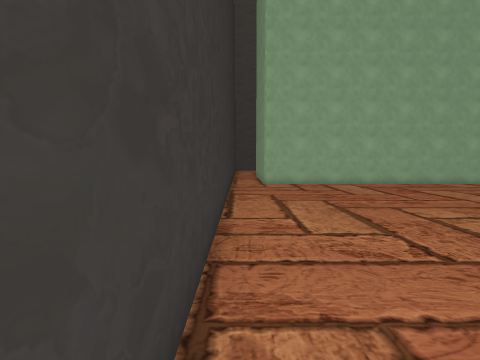
view 1 (above)

23 first-person views from a walk through a scene from a Unity 3-D project. The camera is 1.5 m above the floor, tilts 4° down and sees 75° across. The floor is counted in squares, 1 m on a side. Each view is taken from the middle of a square. On the plan, view 1 faces up. The plan holds only what a view shows up to about 15 squares ahead; the rest is blank. The place goes on beyond the plan. The player character is not drawn.

view 2
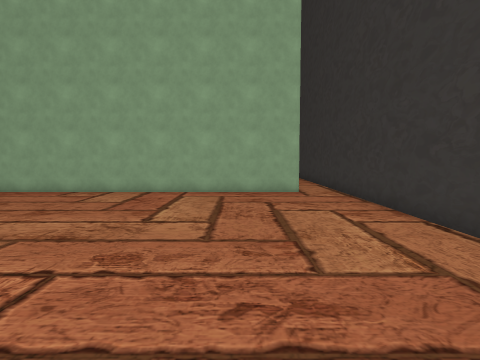

view 3
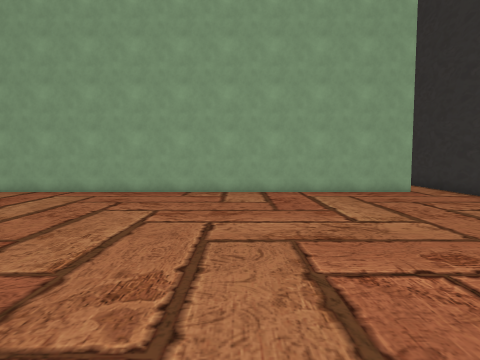

view 4
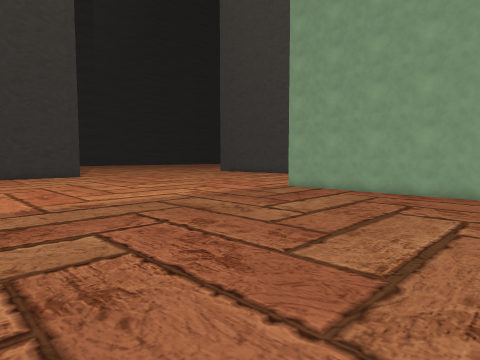

view 5
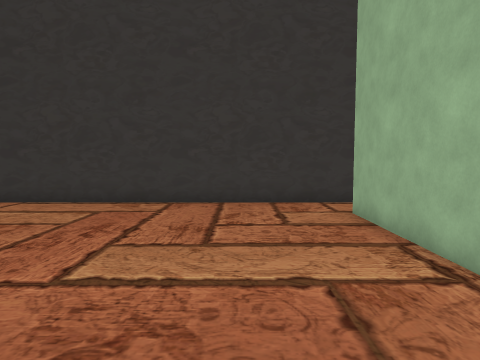

view 6
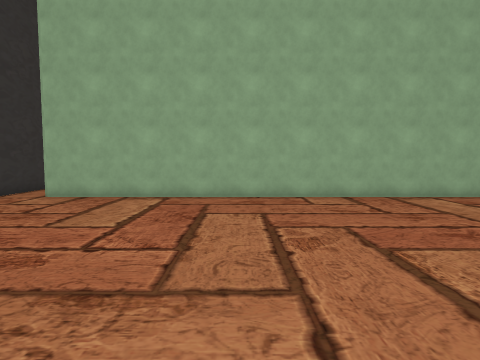

view 7
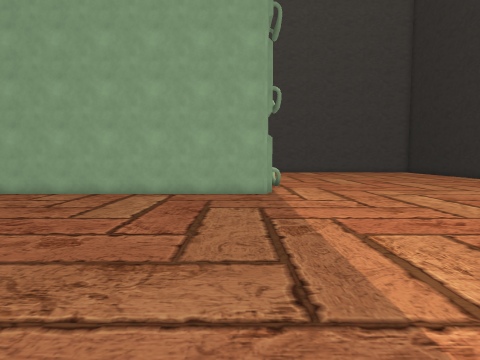

view 8
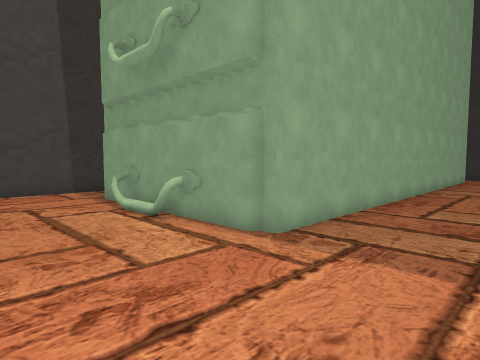

view 9
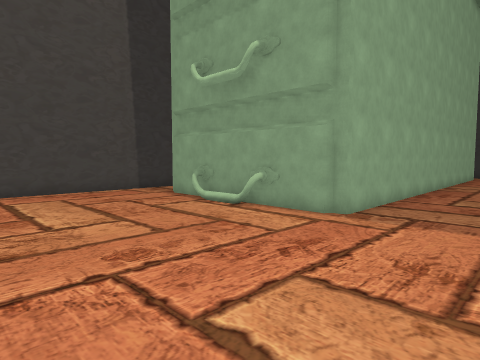

view 10
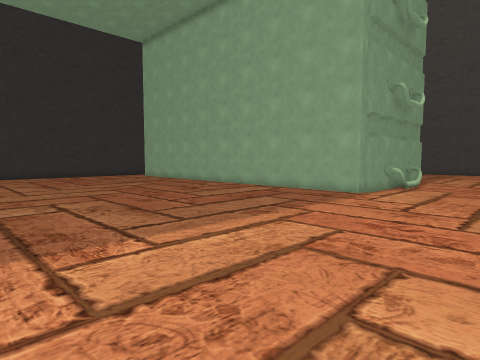

view 11
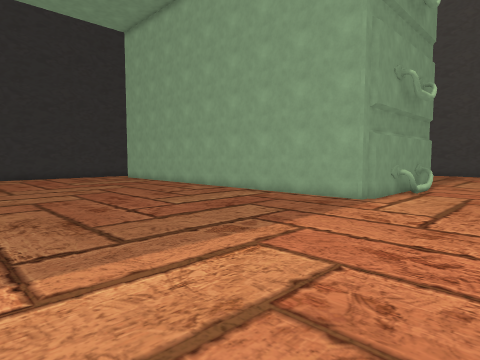

view 12
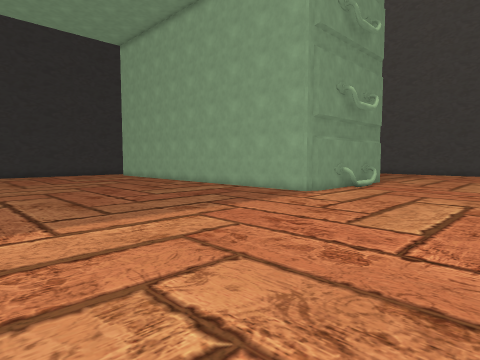

view 13
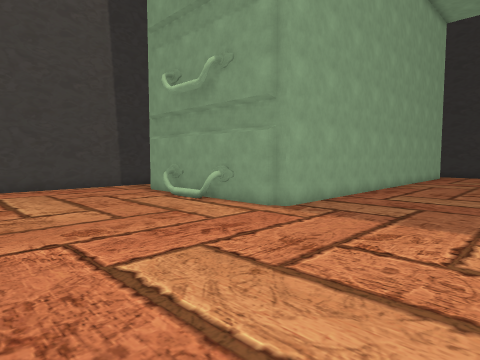

view 14
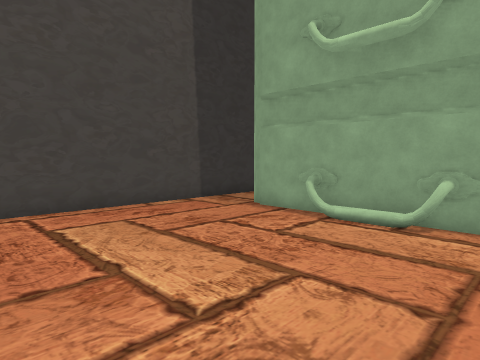

view 15
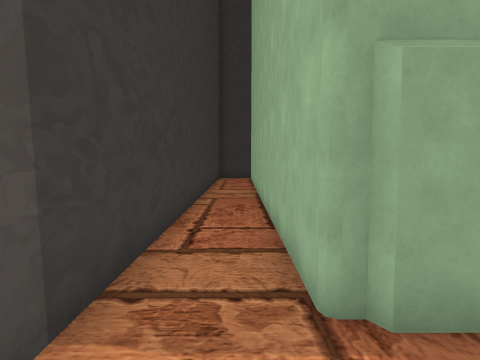

view 16
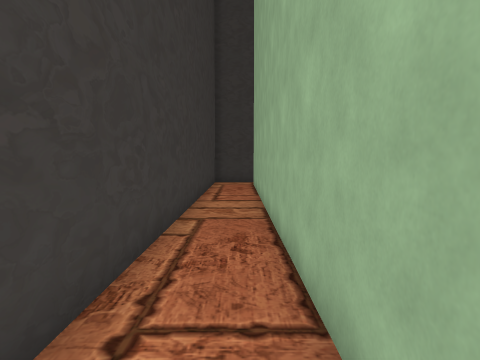

view 17
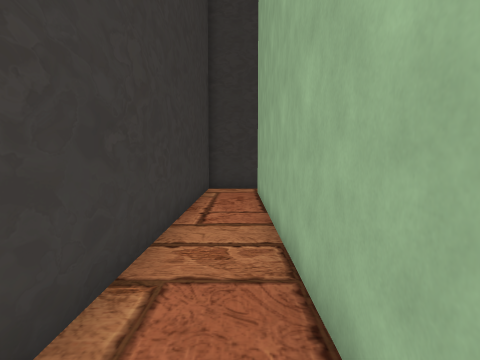

view 18
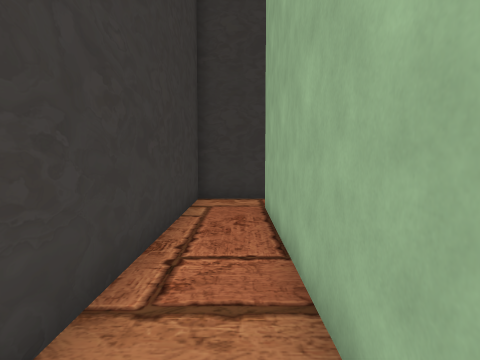

view 19
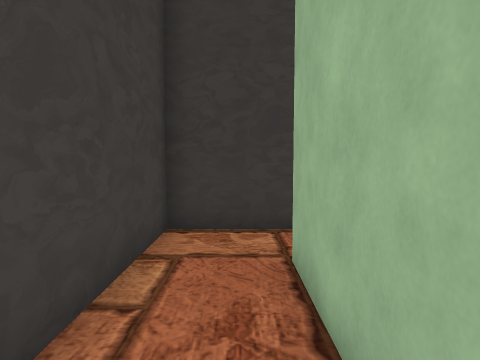

view 20
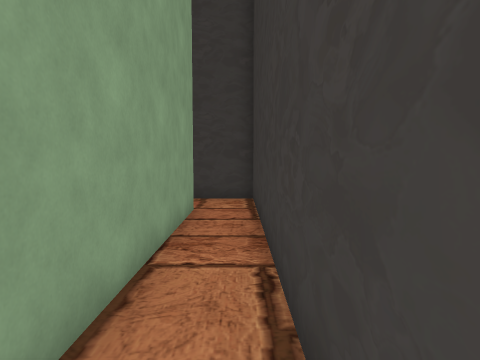

view 21
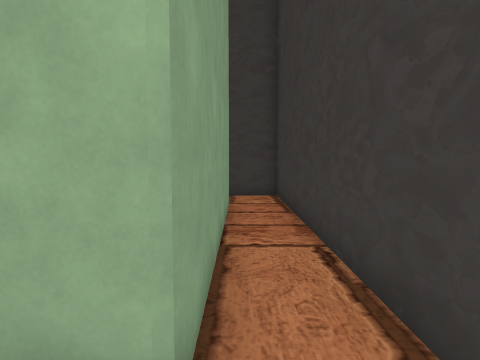

view 22
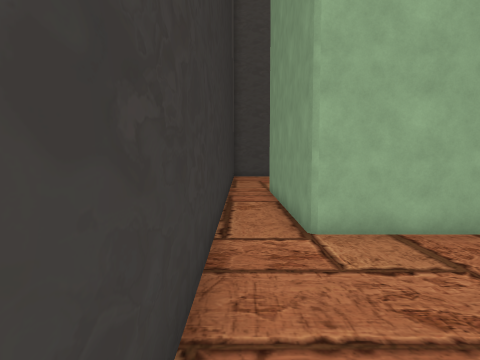

view 23
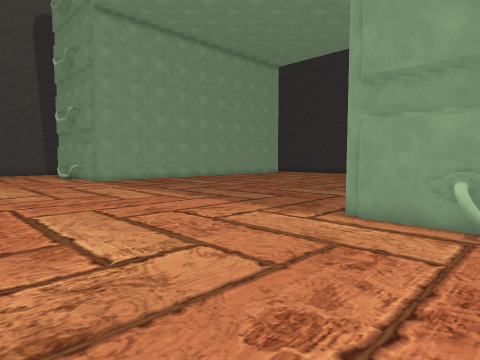

### Floor plan
Points are (right, up) in squares from view 1. A wall is a line through its corners. A room is listed if a view was taken in it or the views show most of it. See-through windows are left out.
Room 1 (views 1, 2, 3, 4, 5, 6, 7, 8, 9, 10, 11, 12, 13, 14, 15, 16, 17, 18, 19, 20, 21, 22, 23)
walls: (20.4, 0.8) (20.4, -6.7); (20.4, -0.8) (20.5, -1.4); (20.4, -0.9) (20.5, -1.4); (20.4, -1.2) (21.1, -1.5); (20.5, -1.5) (20.5, -2.1); (20.6, -1.5) (20.5, -2.1); (20.1, 18.1) (1.4, 18.1) (1.4, 22.5); (20.4, -4) (20.5, -4.4); (20.8, -4) (20.8, -4.5); (20.4, -4.5) (20.4, -5.1); (20.5, 20.7) (20.4, 20.2); (20.5, 20.7) (20.5, 20.2); (20.1, -7.2) (1.4, -7.2) (1.4, 1.2) (20.1, 1.2); (20.4, 22.5) (20.4, 18.6); (-0.5, 22.4) (-0.5, -9.5) (26.9, -9.5)
low walls: (20.5, -1.2) (21, -1.6); (20.5, -1.4) (20.9, -1.4) (21.1, -1.6); (21, -4.1) (20.9, -4.6); (21, -4.1) (21, -4.6); (20.5, -4.4) (21, -4.4); (21, 20.8) (20.5, 20.5); (21, 20.8) (20.9, 20.7) (20.5, 20.7); (21.2, 21.1) (20.9, 20.7); (21.1, 21.2) (21, 20.7)

Positions as (right, up) in squares from view 1, and headings:
1: (0, 0), facing up
2: (4, 15), facing down
3: (9, 15), facing down
4: (10, 15), facing down-right
5: (10, 15), facing left
6: (9, 6), facing up
7: (19, 5), facing up
8: (25, 5), facing down-left
9: (28, 5), facing down-left
10: (26, 5), facing up-left
11: (25, 7), facing up-left
12: (28, 6), facing up-left
13: (28, 7), facing down-left
14: (28, 0), facing down-left
15: (23, -8), facing left
16: (19, -8), facing left
17: (15, -8), facing left
18: (11, -8), facing left
19: (6, -8), facing left
20: (0, 2), facing down
21: (1, 3), facing down
22: (0, 12), facing up
23: (28, 22), facing down-left
